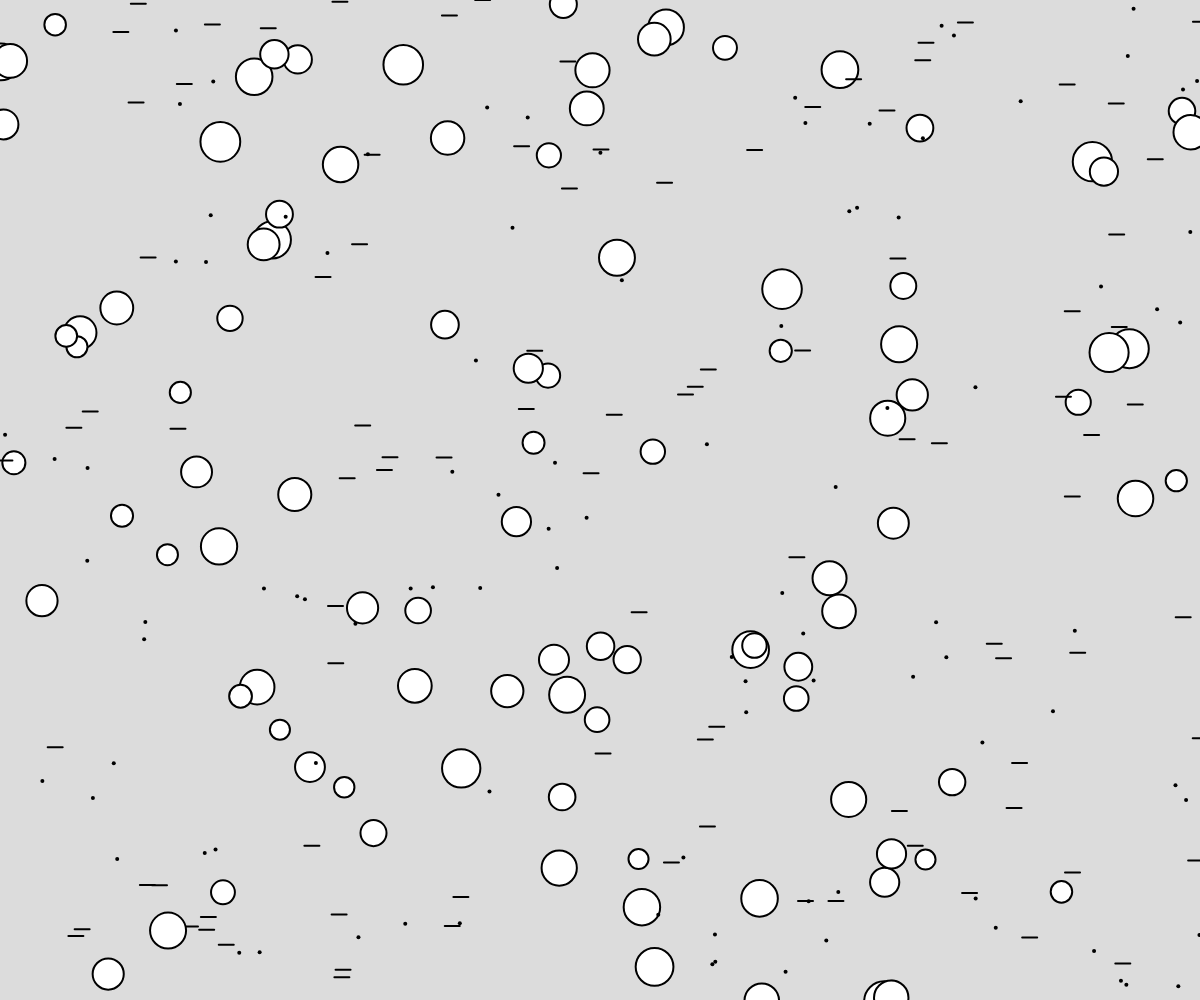
Frame 1 (no input)
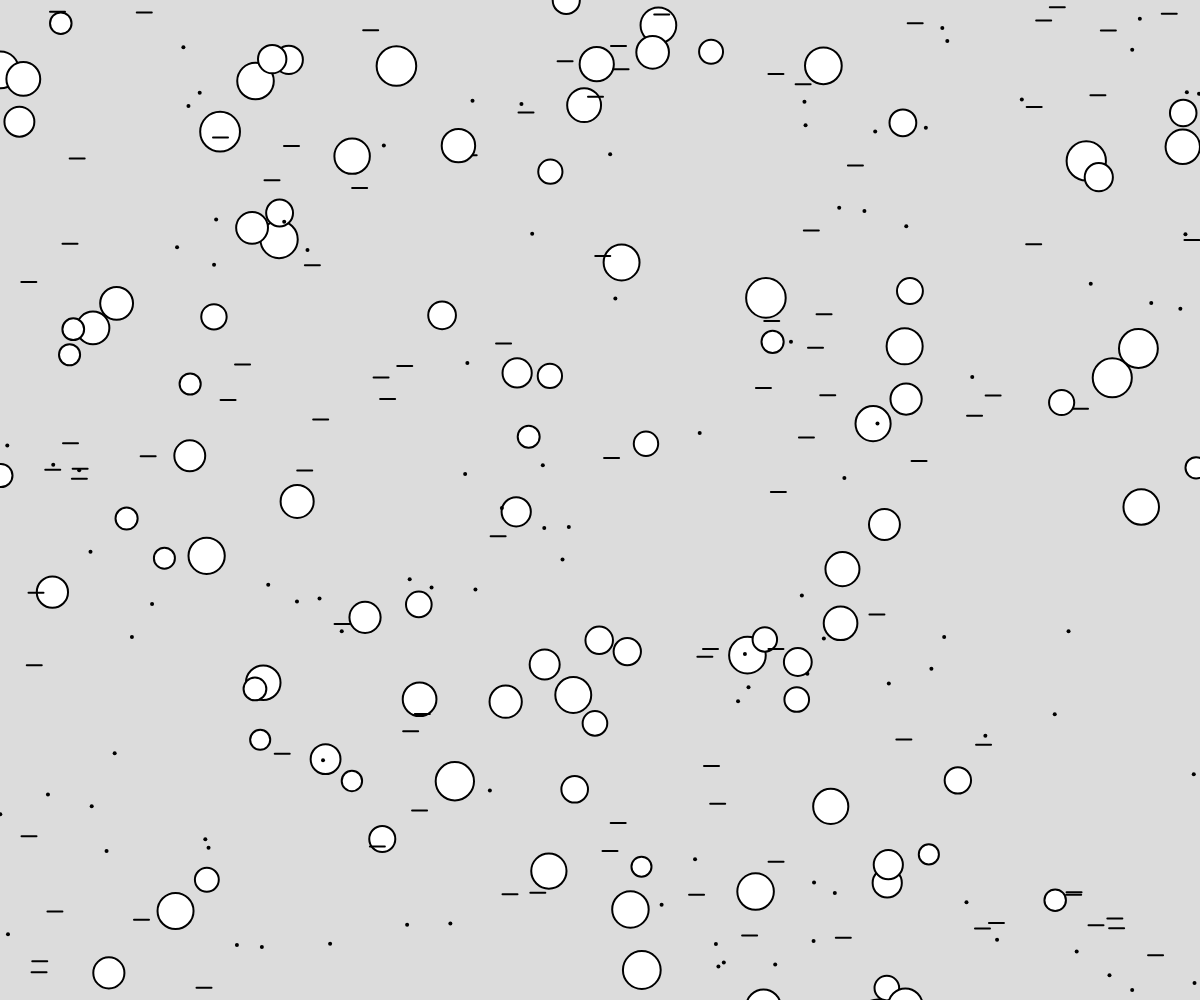
Frame 60 (no input)
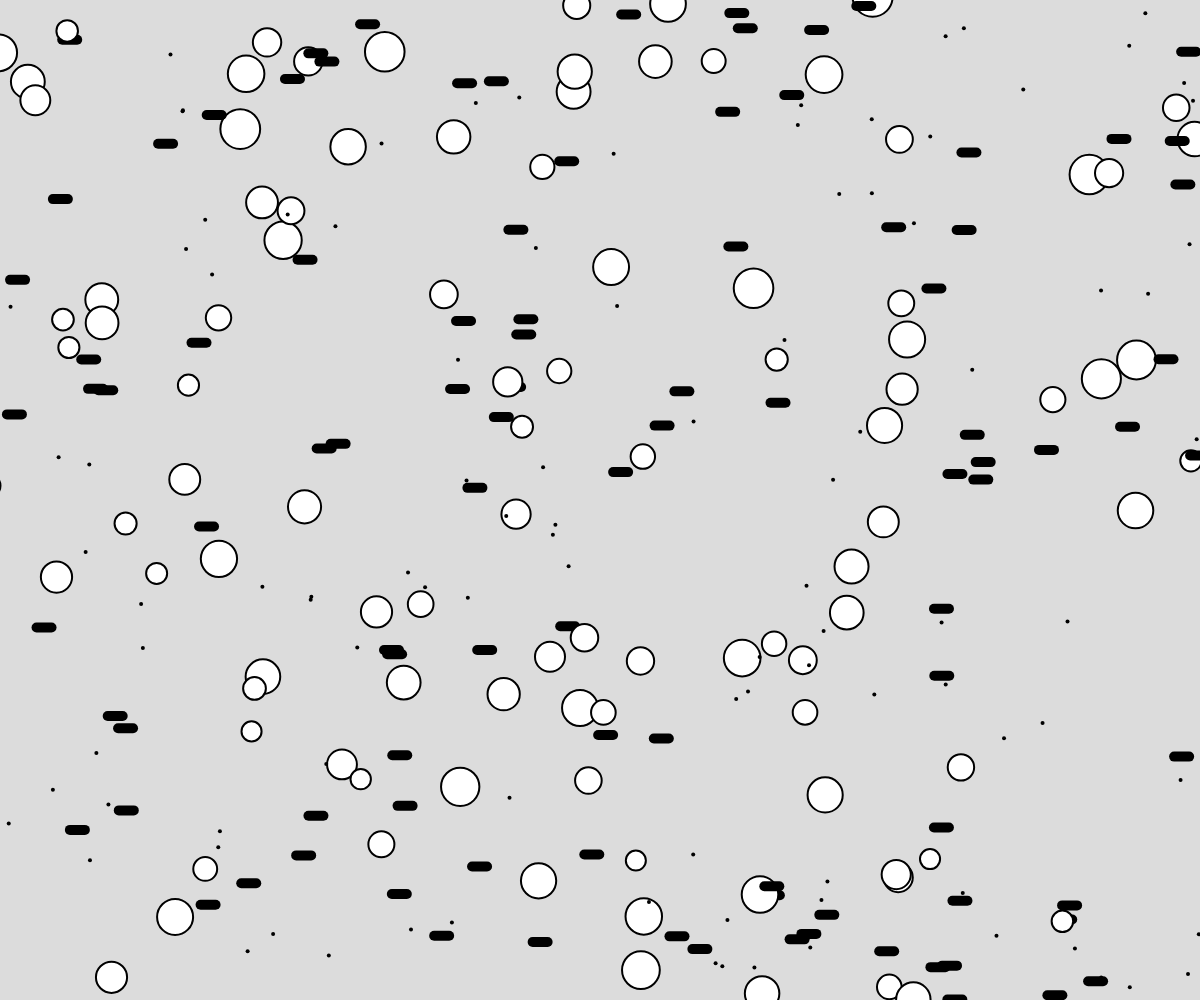
Frame 120 (the mouse pressed at the canvas centre since frame 60)

The p5.js sketch that drew these frames (run headless with seeded random() and noise() and a simulated clock; from frame 60 on, the mouse is pressed at the canvas centre):

// p5.js sketch
// ── sketch.js
// Inheritance and Code in Multiple Files
// Jeffrey Hamilton
// 09/May/2024

let objects = [];

function setup() {
  createCanvas(windowWidth,windowHeight);
  for(let i = 0; i < 100; i++) {
    objects.push(new AnimatedObject(random(width),random(height)));
    objects.push(new CircleObj(random(width),random(height)));
    objects.push(new LineObj());
  }
}

function draw() {
  background(220);
  for(let i in objects) {
    let obj = objects[i];
    obj.move();
    obj.display();
  }
}

// ── AnimatedObject.js
class AnimatedObject {
    constructor(x,y) {
      this.x = x; this.y = y;
      this.size = 1;
    }
  
    move() {
      let r = this.size/2;
      this.x += random(-2,2);
      this.y += random(-2,2);
      if(this.x+r < 0) this.x = width;
      if(this.x-r > width) this.x = 0;
      if(this.y+r < 0) this.y = height;
      if(this.y-r > height) this.y = 0;
    }
  
    display() {
      strokeWeight(4);
      point(this.x,this.y);
    }
  }
// ── CircleObj.js
class CircleObj extends AnimatedObject {
    constructor(x,y) {
      super(x,y); // Calls parent classes constructor.
      this.size = random(20,40);
    }
  
    display() {
      strokeWeight(2);
      if(dist(this.x,this.y,mouseX,mouseY) < this.size/2) {
        fill(255,0,0);
      } else {
        fill(255);
      }
      circle(this.x,this.y,this.size);
    }
  }
// ── LineObj.js
class LineObj extends AnimatedObject {
    constructor() {
      super(random(width), random(height));
    }
  
    move() { // Overriding, but building on top of parent move function.
      super.move();
      this.x -= 5;
    }
  
    display() {
      if(mouseIsPressed) strokeWeight(10);
      else strokeWeight(2);
      line(this.x,this.y,this.x+15,this.y);
    }
  }
